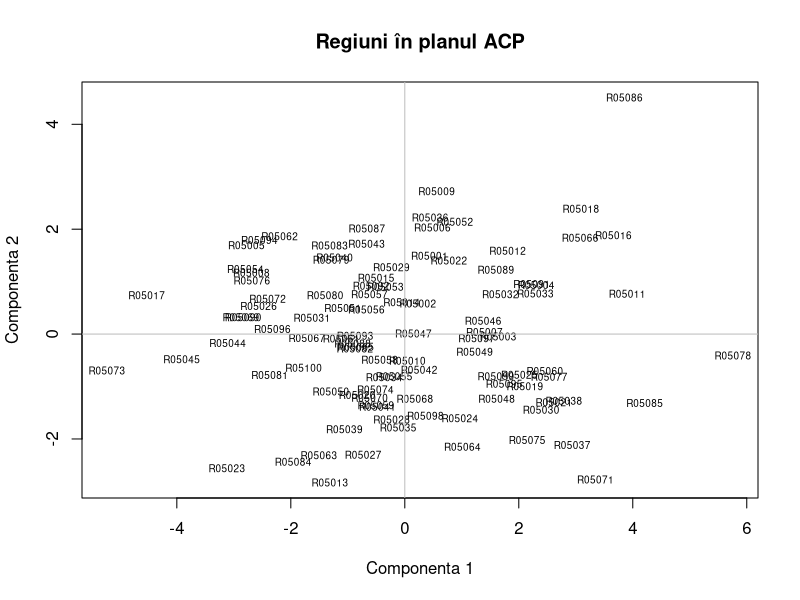

Here is the R script that generated this plot:
# Date de exercițiu; rulează tu, dacă dorești. Nu necesită pachete externe.
# Salvează CSV-ul și acest script în același folder; setează acel folder în R.
d <- read.csv("model-06.csv", row.names = 1, check.names = FALSE)
R <- cor(d)
e <- eigen(R, symmetric = TRUE)
V <- e$vectors
anchors <- c(2,1,6,7,4,2,8,1)
for (j in seq_len(ncol(V))) if (V[anchors[j], j] < 0) V[,j] <- -V[,j]
factor <- sweep(V, 2, sqrt(e$values), "*")
rownames(factor) <- colnames(d)
colnames(factor) <- paste0("Dim", seq_len(ncol(d)))
scoruri <- scale(d) %*% V
rownames(scoruri) <- rownames(d)
print(round(R, 3))
print(round(cbind(lambda=e$values, procent=100*e$values/ncol(d), cumulat=cumsum(100*e$values/ncol(d))), 3))
print(round(factor[,1:2], 3))
print(round(cbind(Dim1=factor[,1], Dim2=factor[,2], ctr1=100*V[,1]^2, ctr2=100*V[,2]^2), 3))
plot(scoruri[,1:2], type="n", xlab="Componenta 1", ylab="Componenta 2", main="Regiuni în planul ACP")
text(scoruri[,1:2], labels=rownames(d), cex=.6)
abline(h=0,v=0,col="grey")
# Scorurile folosesc standardizarea cu abaterea standard de eșantion.
# Față de alte funcții PCA, semnul axelor sau scara scorurilor pot diferi.
